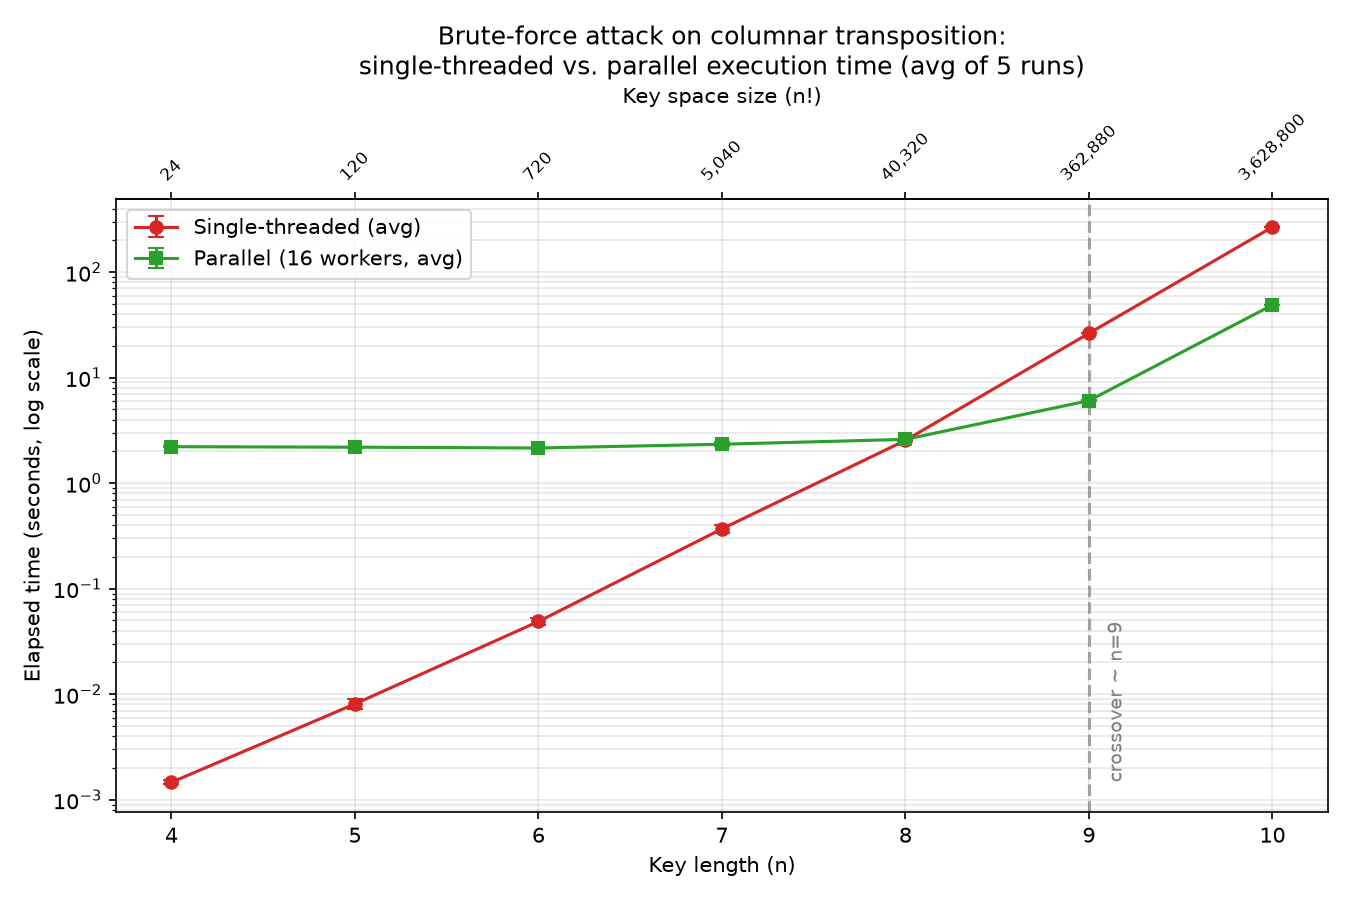

The script that saved this image:
import os
import sys
import statistics
import multiprocessing as mp
import matplotlib
matplotlib.use("Agg")
import matplotlib.pyplot as plt

sys.path.insert(0, os.path.dirname(os.path.dirname(os.path.abspath(__file__))))

from ciphers import columnar_transposition as transposition
from attacks.transposition_attack import attack

MIN_N = 4
MAX_N = 10
REPEATS = 5
BASE_PLAINTEXT = (
    "sphinx of black quartz judge my vow "
    "the quick brown fox jumps over the lazy dog"
)


def make_ciphertext(n: int) -> tuple:
    key = tuple((i * 7 + 3) % n for i in range(n))
    if sorted(key) != list(range(n)):
        key = tuple(reversed(range(n)))
    ciphertext = transposition.encrypt(BASE_PLAINTEXT, key)
    return key, ciphertext


def measure_repeated(ciphertext: str, n: int, key: tuple, force_mode: str,
                      num_workers: int, repeats: int) -> tuple:
    times = []
    for _ in range(repeats):
        result = attack(ciphertext, key_length=n, force_mode=force_mode,
                         num_workers=num_workers)
        assert result["best_key"] == key
        times.append(result["elapsed_seconds"])

    avg = statistics.mean(times)
    stdev = statistics.stdev(times) if repeats > 1 else 0.0
    return avg, stdev


def run_benchmark():
    ns = list(range(MIN_N, MAX_N + 1))
    key_spaces = [transposition.key_space_size(n) for n in ns]
    single_avg_times = []
    single_stdevs = []
    parallel_avg_times = []
    parallel_stdevs = []
    num_workers = mp.cpu_count()

    print(f"CPU cores available: {num_workers}")
    print(f"Repeats per measurement: {REPEATS}")
    print(f"{'n':>3} {'key space':>12} {'single avg (s)':>15} {'parallel avg (s)':>17} {'speedup':>8}")
    print("-" * 62)

    for n in ns:
        key, ciphertext = make_ciphertext(n)

        avg_single, std_single = measure_repeated(
            ciphertext, n, key, "single", num_workers, REPEATS)
        avg_parallel, std_parallel = measure_repeated(
            ciphertext, n, key, "parallel", num_workers, REPEATS)

        single_avg_times.append(avg_single)
        single_stdevs.append(std_single)
        parallel_avg_times.append(avg_parallel)
        parallel_stdevs.append(std_parallel)

        speedup = avg_single / avg_parallel if avg_parallel > 0 else float("inf")
        print(f"{n:>3} {transposition.key_space_size(n):>12,} "
              f"{avg_single:>15.4f} {avg_parallel:>17.4f} {speedup:>7.2f}x")

    return (ns, key_spaces, single_avg_times, single_stdevs,
            parallel_avg_times, parallel_stdevs, num_workers)


def plot_results(ns, key_spaces, single_avg_times, single_stdevs,
                  parallel_avg_times, parallel_stdevs, num_workers):
    fig, ax = plt.subplots(figsize=(9, 6))

    ax.errorbar(ns, single_avg_times, yerr=single_stdevs, marker="o",
                label="Single-threaded (avg)", color="#d62728", capsize=4)
    ax.errorbar(ns, parallel_avg_times, yerr=parallel_stdevs, marker="s",
                label=f"Parallel ({num_workers} workers, avg)", color="#2ca02c", capsize=4)

    ax.set_yscale("log")
    ax.set_xlabel("Key length (n)")
    ax.set_ylabel("Elapsed time (seconds, log scale)")
    ax.set_title(f"Brute-force attack on columnar transposition:\n"
                 f"single-threaded vs. parallel execution time (avg of {REPEATS} runs)")

    ax2 = ax.secondary_xaxis("top")
    ax2.set_xticks(ns)
    ax2.set_xticklabels([f"{ks:,}" for ks in key_spaces], rotation=45, fontsize=8)
    ax2.set_xlabel("Key space size (n!)")

    crossover_n = None
    for i in range(1, len(ns)):
        if single_avg_times[i - 1] <= parallel_avg_times[i - 1] and single_avg_times[i] > parallel_avg_times[i]:
            crossover_n = ns[i]
            break
    if crossover_n is not None:
        ax.axvline(crossover_n, color="gray", linestyle="--", alpha=0.7)
        ax.text(crossover_n + 0.1, min(single_avg_times), f"crossover ~ n={crossover_n}",
                rotation=90, va="bottom", fontsize=9, color="gray")

    ax.legend()
    ax.grid(True, which="both", alpha=0.3)
    fig.tight_layout()

    out_path = os.path.join(os.path.dirname(os.path.abspath(__file__)),
                             "parallelization_benchmark.png")
    fig.savefig(out_path, dpi=150)
    print(f"\nPlot saved to: {out_path}")

    if crossover_n is not None:
        crossover_key_space = transposition.key_space_size(crossover_n)
        print(f"\nCrossover point: n={crossover_n} (key space = {crossover_key_space:,})")
        print(f"Suggested PARALLEL_THRESHOLD: {crossover_key_space}")
    else:
        print("\nNo crossover found in the tested range.")


if __name__ == "__main__":
    (ns, key_spaces, single_avg_times, single_stdevs,
     parallel_avg_times, parallel_stdevs, num_workers) = run_benchmark()
    plot_results(ns, key_spaces, single_avg_times, single_stdevs,
                 parallel_avg_times, parallel_stdevs, num_workers)
